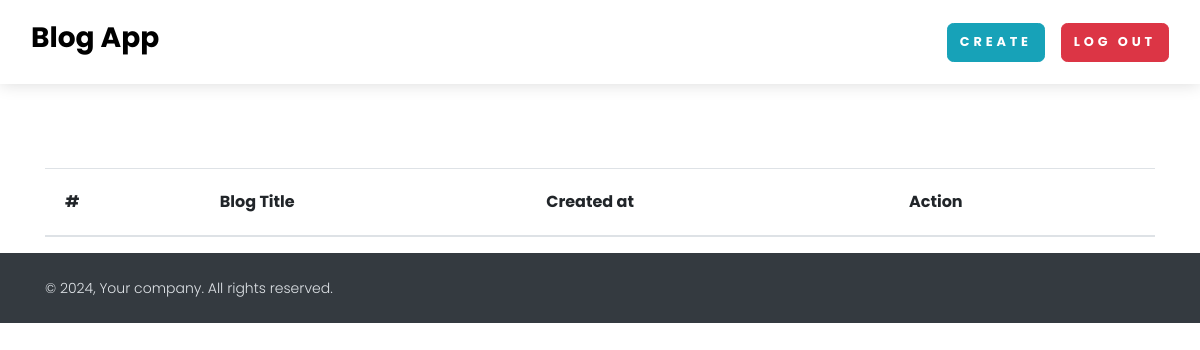
/see_blog/ (signed in), run on an earlier commit of the app's database.
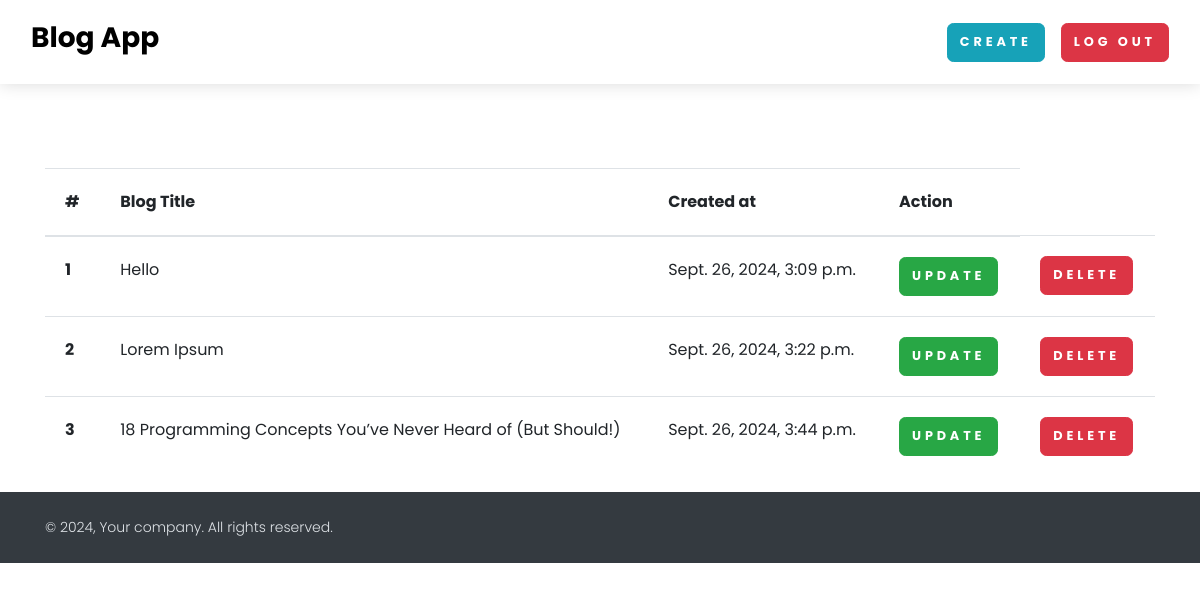
And on a later commit of the database.
### base/models.py (models this page shows)
class BlogModel(models.Model):
    title = models.CharField(max_length=1000)
    content = FroalaField()
    slug = AutoSlugField(populate_from = 'title', unique=True, null=True, default=None, blank=True)
    user = models.ForeignKey(User, blank=True, null=True, on_delete=models.CASCADE)
    image = models.ImageField(upload_to='media/images/')
    created_at = models.DateTimeField(auto_now_add=True)
    updated_at = models.DateTimeField(auto_now=True)

### base/views.py (the view)
# urls.py: path('see_blog/', views.see_blog, name="see_blog"),
def see_blog(request):
    context ={}
    try:
        blog_obj = BlogModel.objects.filter(user = request.user)
        context['blog_obj'] = blog_obj
    except Exception as e:
        print(e)
    return render(request, 'base/see_blog.html', context)

### base/templates/base/see_blog.html
{% extends "base/base.html" %}
{% block content %}
<section>
    <div class="container mt-6">
        <table class="table">
            <thead>
              <tr>
                <th scope="col">#</th>
                <th scope="col">Blog Title</th>
                <th scope="col">Created at</th>
                <th scope="col">Action</th>
              </tr>
            </thead>
            <tbody>
                {% for blog in blog_obj %}
              <tr>
                <th scope="row">{{forloop.counter}}</th>
                <td>{{blog.title}}</td>
                <td>{{blog.created_at}}</td>
                <td>
                    <a href= "{% url 'blog_update' blog.slug %}" class="btn btn-success">Update</a>
                </td>
                <td>
                    <a href= "{% url 'blog_delete' blog.id %}" class="btn btn-danger">Delete</a>
                </td>
              </tr>
              {% endfor %}
            </tbody>
          </table>
    </div>
</section>
{% endblock %}

### base/templates/base/base.html (shortened to what this page needs)
<!DOCTYPE html>
<html lang="en">
<head>
    <link rel="stylesheet" href="/static/css/nouislider.css">
    <link rel="stylesheet" href="/static/css/swiper.min.css">
    <link rel="stylesheet" href="/static/css/magnific-popup.css">
    <link rel="stylesheet" href="/static/css/default.css" id="theme-stylesheet">
</head>
  <body style="padding-top: 72px;">
    <header class="header">
      <nav class="navbar navbar-expand-lg fixed-top shadow navbar-light bg-white">
        <div class="container-fluid">
          <div class="d-flex align-items-center"><a class="navbar-brand py-1" href="/">
          <h3>Blog App</h3>
          </div>
          <div class="collapse navbar-collapse" id="navbarCollapse">
            <ul class="navbar-nav ml-auto">
              {% if request.user.is_authenticated %}
                <a class="btn btn-info" href="{% url 'add_blog' %}">Create</a>
                <a class="btn btn-danger" href="{% url 'logout_view' %}">Log Out</a>
              {% else %}
              <li class="nav-item mt-3 mt-lg-0 ml-lg-3 d-lg-none d-xl-inline-block">
                <a class="btn btn-primary" href="{% url 'login' %}">Log In</a>
              </li>
              {% endif %}
            </ul>
          </div>
        </div>
      </nav>
    </header>
    {% block content %}
    {% endblock %}
    <footer class="position-relative z-index-10 d-print-none">
    <div class="py-4 font-weight-light bg-gray-800 text-gray-300">
      <div class="container">
        <div class="row align-items-center">
          <div class="col-md-6 text-center text-md-left">
            <p class="text-sm mb-md-0">&copy; 2024, Your company.  All rights reserved.</p>
          </div>
        </div>
      </div>
    </div>
  </footer>
</body>
</html>

What changed in the data, as far as the page shows it:
added BlogModel: title "Hello", created_at "Sept. 26, 2024, 3:09 p.m."
added BlogModel: title "Lorem Ipsum", created_at "Sept. 26, 2024, 3:22 p.m."
added BlogModel: title "18 Programming Concepts You’ve Never Heard of (But Should!)", created_at "Sept. 26, 2024, 3:44 p.m."
